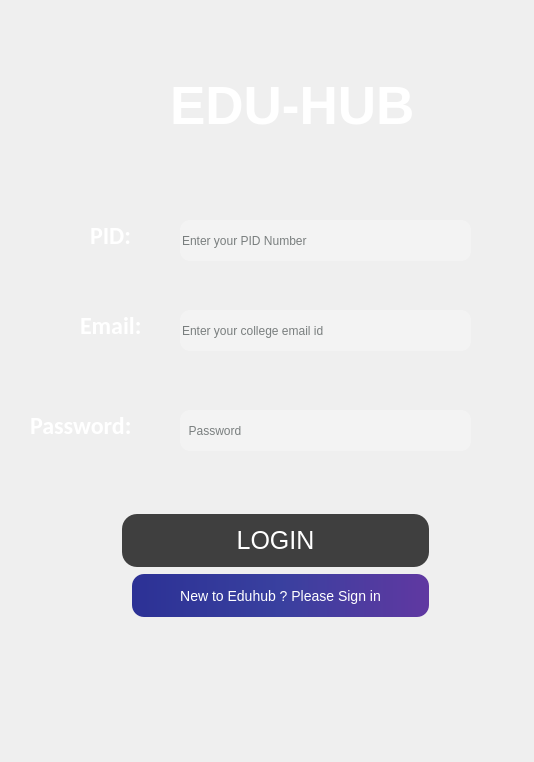
<?xml version="1.0" encoding="UTF-8"?>
<ui version="4.0">
 <class>Form</class>
 <widget class="QWidget" name="Form">
  <property name="geometry">
   <rect>
    <x>0</x>
    <y>0</y>
    <width>534</width>
    <height>762</height>
   </rect>
  </property>
  <property name="windowTitle">
   <string>Form</string>
  </property>
  <widget class="QLabel" name="label">
   <property name="geometry">
    <rect>
     <x>-10</x>
     <y>0</y>
     <width>591</width>
     <height>761</height>
    </rect>
   </property>
   <property name="styleSheet">
    <string notr="true">border-image: url(:/bg/icon/bg.jpg);</string>
   </property>
   <property name="text">
    <string/>
   </property>
   <property name="pixmap">
    <pixmap>icon/bg.jpg</pixmap>
   </property>
   <property name="scaledContents">
    <bool>true</bool>
   </property>
  </widget>
  <widget class="QLabel" name="label_4">
   <property name="geometry">
    <rect>
     <x>90</x>
     <y>220</y>
     <width>71</width>
     <height>31</height>
    </rect>
   </property>
   <property name="font">
    <font>
     <family>Calibri</family>
     <pointsize>18</pointsize>
     <weight>75</weight>
     <bold>true</bold>
    </font>
   </property>
   <property name="styleSheet">
    <string notr="true">color: rgb(255, 255, 255);</string>
   </property>
   <property name="text">
    <string>PID:</string>
   </property>
  </widget>
  <widget class="QLabel" name="label_5">
   <property name="geometry">
    <rect>
     <x>80</x>
     <y>310</y>
     <width>81</width>
     <height>31</height>
    </rect>
   </property>
   <property name="font">
    <font>
     <family>Calibri</family>
     <pointsize>18</pointsize>
     <weight>75</weight>
     <bold>true</bold>
    </font>
   </property>
   <property name="styleSheet">
    <string notr="true">color: rgb(255, 255, 255);</string>
   </property>
   <property name="text">
    <string>Email:</string>
   </property>
  </widget>
  <widget class="QLabel" name="label_6">
   <property name="geometry">
    <rect>
     <x>30</x>
     <y>410</y>
     <width>131</width>
     <height>31</height>
    </rect>
   </property>
   <property name="font">
    <font>
     <family>Calibri</family>
     <pointsize>18</pointsize>
     <weight>75</weight>
     <bold>true</bold>
    </font>
   </property>
   <property name="styleSheet">
    <string notr="true">color: rgb(255, 255, 255);</string>
   </property>
   <property name="text">
    <string>Password:</string>
   </property>
  </widget>
  <widget class="QPushButton" name="login">
   <property name="geometry">
    <rect>
     <x>120</x>
     <y>510</y>
     <width>311</width>
     <height>61</height>
    </rect>
   </property>
   <property name="font">
    <font>
     <pointsize>-1</pointsize>
    </font>
   </property>
   <property name="cursor">
    <cursorShape>PointingHandCursor</cursorShape>
   </property>
   <property name="styleSheet">
    <string notr="true">

QPushButton {
    background-color: rgb(63, 63, 63);
    color: white;
    padding: 10px 24px;
    text-align: center;
    font-size: 25px;
    margin: 4px 2px;
    border-radius: 15px;
}

QPushButton:hover {
    background-color: rgb(53, 53, 53);
}

QPushButton:pressed {
    background-color: rgb(121, 121, 121);
}

</string>
   </property>
   <property name="text">
    <string>LOGIN</string>
   </property>
   <property name="icon">
    <iconset theme="lock">
     <normaloff>.</normaloff>.</iconset>
   </property>
  </widget>
  <widget class="QLineEdit" name="pid_entry">
   <property name="geometry">
    <rect>
     <x>180</x>
     <y>220</y>
     <width>291</width>
     <height>41</height>
    </rect>
   </property>
   <property name="styleSheet">
    <string notr="true">
font: 25 14pt &quot;Calibri&quot;;
color: rgb(0, 9, 9);
background-color: rgb(243, 243, 243);
border-radius:10px;</string>
   </property>
   <property name="text">
    <string/>
   </property>
   <property name="placeholderText">
    <string>Enter your PID Number</string>
   </property>
  </widget>
  <widget class="QLabel" name="label_15">
   <property name="geometry">
    <rect>
     <x>170</x>
     <y>70</y>
     <width>321</width>
     <height>71</height>
    </rect>
   </property>
   <property name="font">
    <font>
     <family>Arial</family>
     <pointsize>40</pointsize>
     <weight>75</weight>
     <bold>true</bold>
    </font>
   </property>
   <property name="styleSheet">
    <string notr="true">color: rgb(255, 255, 255);</string>
   </property>
   <property name="text">
    <string>EDU-HUB</string>
   </property>
  </widget>
  <widget class="QLineEdit" name="email_entry">
   <property name="geometry">
    <rect>
     <x>180</x>
     <y>310</y>
     <width>291</width>
     <height>41</height>
    </rect>
   </property>
   <property name="styleSheet">
    <string notr="true">
font: 25 14pt &quot;Calibri&quot;;
color: rgb(0, 9, 9);
background-color: rgb(243, 243, 243);
border-radius:10px;</string>
   </property>
   <property name="text">
    <string/>
   </property>
   <property name="placeholderText">
    <string>Enter your college email id</string>
   </property>
  </widget>
  <widget class="QLineEdit" name="password_entry">
   <property name="geometry">
    <rect>
     <x>180</x>
     <y>410</y>
     <width>291</width>
     <height>41</height>
    </rect>
   </property>
   <property name="styleSheet">
    <string notr="true">
font: 25 14pt &quot;Calibri&quot;;
color: rgb(0, 9, 9);
background-color: rgb(243, 243, 243);
border-radius:10px;</string>
   </property>
   <property name="text">
    <string/>
   </property>
   <property name="echoMode">
    <enum>QLineEdit::Password</enum>
   </property>
   <property name="placeholderText">
    <string>  Password</string>
   </property>
  </widget>
  <widget class="QPushButton" name="new_sign_in">
   <property name="geometry">
    <rect>
     <x>130</x>
     <y>570</y>
     <width>301</width>
     <height>51</height>
    </rect>
   </property>
   <property name="font">
    <font>
     <pointsize>-1</pointsize>
    </font>
   </property>
   <property name="cursor">
    <cursorShape>PointingHandCursor</cursorShape>
   </property>
   <property name="styleSheet">
    <string notr="true">
QPushButton {
                background-color: qlineargradient(spread:pad, x1:0, y1:0, x2:1, y2:0, stop:0 rgba(44, 49, 149, 255),  stop:0.5 rgba(57, 64, 159, 255), stop:1 rgba(96, 56, 161, 255));
                border: none;
                color: white;
                padding: 10px 24px;
                text-align: center;
                font-size: 14px;
                margin: 4px 2px;
                border-radius: 12px;
            }

            QPushButton:hover {
                color: rgb(214, 61, 92);
	
            }

            QPushButton:pressed {
                background-color: qlineargradient(spread:pad, x1:0, y1:0, x2:1, y2:0, stop:0 rgba(42, 34, 137, 205),  stop:0.5 rgba(61, 64, 159, 205), stop:1 rgba(113, 16, 131, 205));
            }


</string>
   </property>
   <property name="text">
    <string>New to Eduhub ? Please Sign in</string>
   </property>
  </widget>
  <widget class="QLabel" name="label_2">
   <property name="geometry">
    <rect>
     <x>40</x>
     <y>40</y>
     <width>121</width>
     <height>121</height>
    </rect>
   </property>
   <property name="styleSheet">
    <string notr="true"/>
   </property>
   <property name="text">
    <string/>
   </property>
   <property name="pixmap">
    <pixmap>icon/Edu_logo-removebg-preview.png</pixmap>
   </property>
   <property name="scaledContents">
    <bool>true</bool>
   </property>
  </widget>
  <widget class="QLabel" name="email_error_message">
   <property name="geometry">
    <rect>
     <x>100</x>
     <y>360</y>
     <width>411</width>
     <height>31</height>
    </rect>
   </property>
   <property name="font">
    <font>
     <family>Calibri</family>
     <pointsize>12</pointsize>
     <weight>50</weight>
     <italic>false</italic>
     <bold>false</bold>
    </font>
   </property>
   <property name="styleSheet">
    <string notr="true">color: rgb(255, 0, 0);</string>
   </property>
   <property name="text">
    <string/>
   </property>
   <property name="alignment">
    <set>Qt::AlignCenter</set>
   </property>
  </widget>
  <widget class="QLabel" name="pid_error_message">
   <property name="geometry">
    <rect>
     <x>60</x>
     <y>260</y>
     <width>461</width>
     <height>31</height>
    </rect>
   </property>
   <property name="font">
    <font>
     <family>Calibri</family>
     <pointsize>12</pointsize>
     <weight>50</weight>
     <italic>false</italic>
     <bold>false</bold>
    </font>
   </property>
   <property name="styleSheet">
    <string notr="true">color: rgb(255, 0, 0);</string>
   </property>
   <property name="text">
    <string/>
   </property>
   <property name="alignment">
    <set>Qt::AlignCenter</set>
   </property>
  </widget>
  <widget class="QLabel" name="password_error_message">
   <property name="geometry">
    <rect>
     <x>40</x>
     <y>460</y>
     <width>461</width>
     <height>31</height>
    </rect>
   </property>
   <property name="font">
    <font>
     <family>Calibri</family>
     <pointsize>12</pointsize>
     <weight>50</weight>
     <italic>false</italic>
     <bold>false</bold>
    </font>
   </property>
   <property name="styleSheet">
    <string notr="true">color: rgb(255, 0, 0);</string>
   </property>
   <property name="text">
    <string/>
   </property>
   <property name="alignment">
    <set>Qt::AlignCenter</set>
   </property>
  </widget>
 </widget>
 <resources>
  <include location="res.qrc"/>
 </resources>
 <connections/>
</ui>
